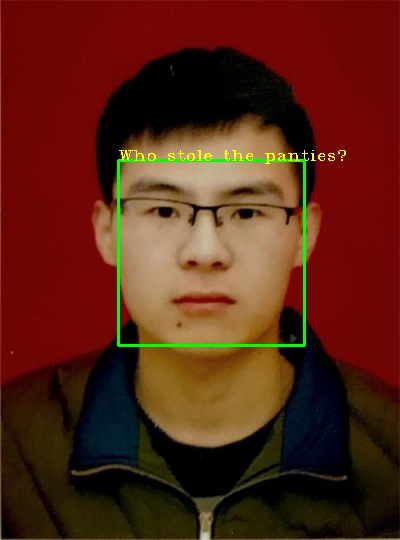
#> input picture face_recognitions/征婚啦.jpg, 400 x 540 px; its folder holds only this picture in this run
$ python -i preTreatment.py   (imports and definitions only)   (Python 2 division)
#> lines starting #> are read from the running program, lines starting #| are printed output that depends on the picture; after the words box and inside, x2 and y2 are one past the last pixel; in counts of white or black regions, pixels touching at a corner belong together
#> further down, picture is the input picture: shape (540, 400, 3); mean B, G, R 20.6, 37.4, 88.8
#_*_coding:utf-8_*_
"""
author:NapoleonQin
email:qxfnapoleon@163.com
weChat:echopi31415927
date : 2017/3/15-9:10
description :  人脸预处理的文件
"""
import cv2
import numpy

import detect
import faceAlign
import imtool
import process

"""
preTreatment 类的介绍
		在具体进行人脸识别之前做一下图像的预处理，预处理的方法有直方图均衡化和做一个椭圆形的掩膜，将其他部分去掉。首先将图片的尺寸归一化为targetImgSize，这个参数可以在初始化类的时候传递，也可以不传递，因为有默认值(50, 50)。提供的对外接口有main和getImg两个函数，main函数则表示进行所有的预处理步骤，getImg获取预处理之后的图像。

		类初始化参数以及开放函数的参数如下：
		类初始化：
				targetImgSize ： 元组， 表示程序会将图片缩放置该参数的值的大小，默认是(50, 50)
				axes ： 元组， 由于掩膜图像是一个椭圆，所以如果你将图像缩放成不同的分辨率的情况下，椭圆需要随之改变，我并没有通过程序来计算这个椭圆应该怎么变化，所以需要你主动传递这个参数，元组的第一个值表示横向的半长轴长度，第二个值表示纵向的半长轴长度。默认是(25, 30)

		main 函数：
			img ： 需要进行预处理的图片——numpy array

		getImg 函数：
			参数：无
			returns ： numpy array type ， img

"""

class PreTreatment:
	def __init__(self, targetImgSize=(50, 50), axes=(25, 30)):
		self.axes = axes
		self.img = None
		#将图像缩放的最终大小
		self.targetImgSize = targetImgSize

	def main(self, img):
		self.equalize(img)
		self.masking()

	def getImg(self):
		return self.img

	def _judegImageShape(self, img):
		# 判断当前传递进来的img是灰度图片还是彩色图片
		if len(img.shape) == 2:
			gray = img
		elif len(img.shape) == 3:
			gray = cv2.cvtColor(img, cv2.COLOR_BGR2GRAY)
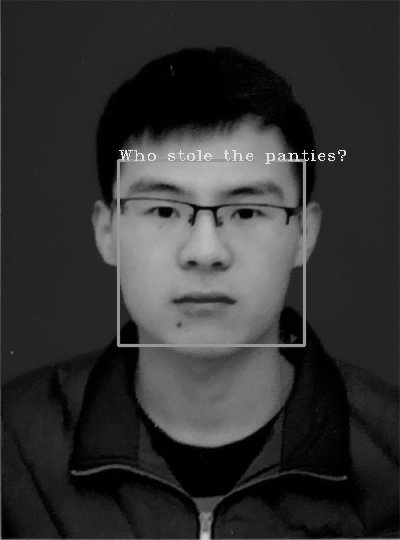
#> gray: shape (540, 400); min 0, max 230, mean 50.8
		else:
			gray = None
		return gray

	def equalize(self, img):
		# 对图像进行直方图均衡化
		img = self._judegImageShape(img)
		if img is None:
			raise Exception('请输入图像')

		self.img = img
		self.resize()
#> in resize, `self.img = cv2.resize(self.img, self.targetImgSize, interpolation=cv2...`:
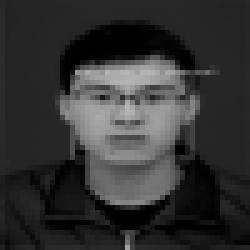
#> self.img: shape (50, 50) (shown 5 times larger); min 0, max 182, mean 50.8

		self.img = cv2.equalizeHist(self.img)
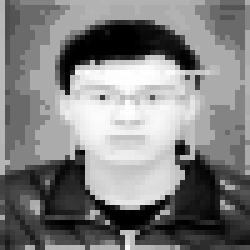
#> self.img: shape (50, 50) (shown 5 times larger); min 0, max 255, mean 128.2

	def masking(self):
		img = numpy.zeros(self.targetImgSize).astype('uint8')
		#椭圆中心
		centerPoint = (img.shape[0] / 2, img.shape[1] / 2)
		#椭圆的坐标轴的长度
		axes = self.axes
		#整个椭圆的偏转角度
		rotateAngle = 0
		#椭圆的起始角度
		startAngle = 0
		#椭圆终止的角度
		endAngle = 360
		#颜色
		color = 1
		#线条粗细
		thickness = -1
		cv2.ellipse(img, centerPoint, axes, rotateAngle, startAngle, endAngle, color, thickness)
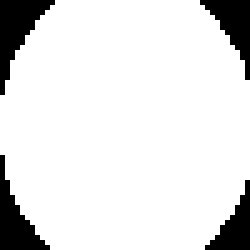
#> img: shape (50, 50) (shown 5 times larger); values 0 (black) and 1 (white), 88.2% white; 4 black regions, box (x1, y1, x2, y2) and area: (0, 0, 11, 19) 89, (0, 31, 10, 50) 77, (40, 0, 50, 16) 70, (41, 36, 50, 50) 58

		self.img = cv2.bitwise_and(self.img, self.img, mask=img)
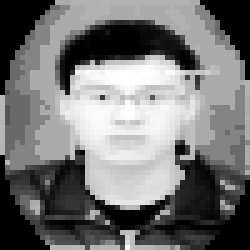
#> self.img: shape (50, 50) (shown 5 times larger); min 0, max 255, mean 117.3

	def resize(self):
		self.img = cv2.resize(self.img, self.targetImgSize, interpolation=cv2.INTER_AREA)


# [19 lines not run here, left out]

>>> import cv2
>>> picture = cv2.imread('../face_recognitions/征婚啦.jpg')
>>> result = PreTreatment().main(picture)
